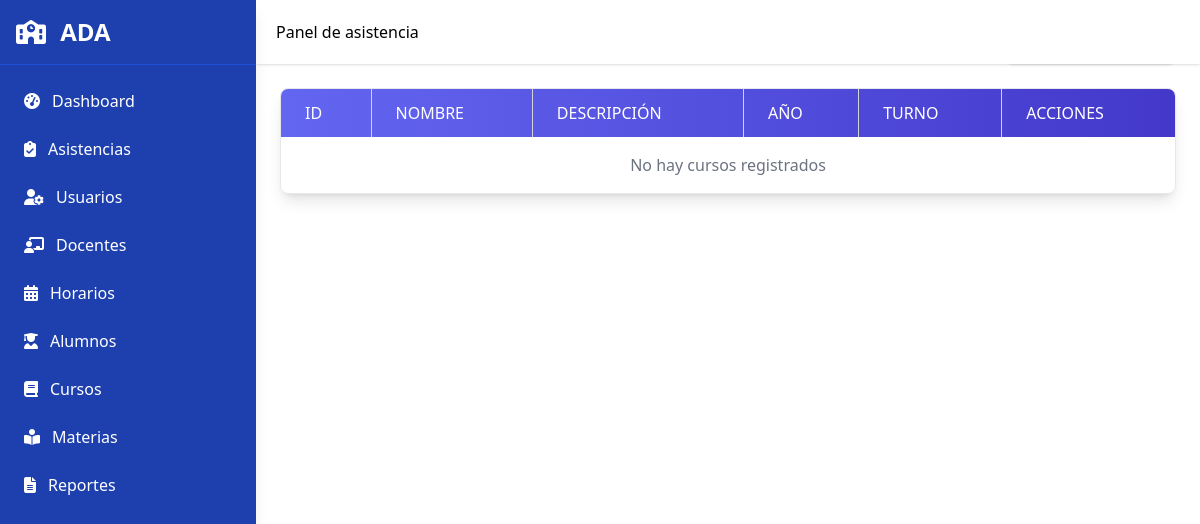
/courses.php, run on an earlier commit of the app's database.
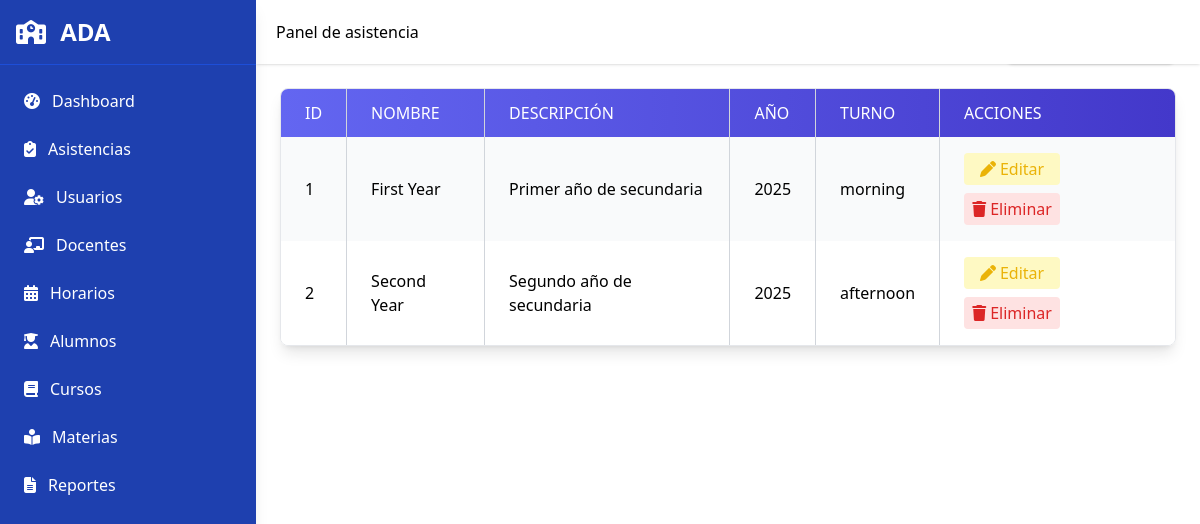
And on a later commit of the database.
### tables this page shows
CREATE TABLE `courses` (
  `course_id` int(11) NOT NULL,
  `name` varchar(100) NOT NULL,
  `description` text DEFAULT NULL,
  `year` int(11) NOT NULL,
  `shift` enum('morning','afternoon','night') NOT NULL
);

### courses.php (the view, shortened to what this page needs)
<?php
include 'includes/header.php';
include 'includes/sidebar.php';
include 'includes/navbar.php';
include 'includes/conn.php';
?>
<div class="flex-1 md:ml-64 transition-all duration-300">
  <main class="pt-20 p-4 md:p-6">
    <div class="flex flex-col md:flex-row justify-between items-start md:items-center mb-6 gap-3">
      <h1 class="text-3xl font-bold text-gray-800">Lista de Cursos</h1>
      <a href="javascript:void(0)" onclick="openModal('addCourseModal')" class="inline-flex items-center bg-blue-600 text-white px-5 py-2 rounded-lg shadow hover:bg-blue-700 transition flex-shrink-0">
      </a>
    </div>
    <div class="overflow-x-auto rounded-lg shadow-lg border border-gray-200">
      <table class="min-w-full border-collapse">
        <thead class="bg-gradient-to-r from-indigo-500 to-indigo-700 text-white">
          <tr>
            <th class="px-4 md:px-6 py-3 border-r border-gray-300 text-left font-medium uppercase text-sm md:text-base">ID</th>
            <th class="px-4 md:px-6 py-3 border-r border-gray-300 text-left font-medium uppercase text-sm md:text-base">Nombre</th>
            <th class="px-4 md:px-6 py-3 border-r border-gray-300 text-left font-medium uppercase text-sm md:text-base">Descripción</th>
            <th class="px-4 md:px-6 py-3 border-r border-gray-300 text-left font-medium uppercase text-sm md:text-base">Año</th>
            <th class="px-4 md:px-6 py-3 border-r border-gray-300 text-left font-medium uppercase text-sm md:text-base">Turno</th>
            <th class="px-4 md:px-6 py-3 text-left font-medium uppercase text-sm md:text-base">Acciones</th>
          </tr>
        </thead>
        <tbody>
          <?php
          try {
              $sql = "SELECT * FROM courses ORDER BY course_id ASC";
              $stmt = $conn->query($sql);
              $courses = $stmt->fetchAll();
              if ($courses) {
                  foreach ($courses as $i => $course) {
                      $rowClass = $i % 2 === 0 ? 'bg-gray-50' : 'bg-white';
                      echo "<tr class='hover:bg-gray-100 {$rowClass}'>";
                      echo "<td class='px-4 md:px-6 py-4 border-r border-gray-300'>{$course['course_id']}</td>";
                      echo "<td class='px-4 md:px-6 py-4 border-r border-gray-300'>{$course['name']}</td>";
                      echo "<td class='px-4 md:px-6 py-4 border-r border-gray-300'>{$course['description']}</td>";
                      echo "<td class='px-4 md:px-6 py-4 border-r border-gray-300'>{$course['year']}</td>";
                      echo "<td class='px-4 md:px-6 py-4 border-r border-gray-300'>{$course['shift']}</td>";
                      echo "<td class='px-4 md:px-6 py-4 flex flex-wrap gap-2'>";
                      echo "<a href='javascript:void(0)'
                              onclick='openEditModalCourse(".json_encode($course).")'
                              class='text-yellow-500 hover:text-yellow-700 bg-yellow-100 px-3 py-1 rounded flex items-center justify-center w-24 text-sm md:text-base'>
                              <i class='fa-solid fa-pen mr-1'></i>Editar
                            </a>";
                      echo "<a href='courses_back/delete_course.php?id={$course['course_id']}'
                              class='text-red-600 hover:text-red-800 bg-red-100 px-3 py-1 rounded flex items-center justify-center w-24 text-sm md:text-base'
                              onclick=\"return confirm('¿Estás seguro de eliminar este curso?')\">
                              <i class='fa-solid fa-trash mr-1'></i>Eliminar
                            </a>";
                      echo "</td>";
                      echo "</tr>";
                  }
              } else {
                  echo "<tr><td colspan='6' class='px-4 md:px-6 py-4 text-center text-gray-500'>No hay cursos registrados</td></tr>";
              }
          } catch (PDOException $e) {
              echo "<tr><td colspan='6' class='px-4 md:px-6 py-4 text-center text-red-600'>Error: {$e->getMessage()}</td></tr>";
          }
          ?>
        </tbody>
      </table>
    </div>
  </main>
</div>

What changed in the data, as far as the page shows it:
added courses: course_id "1", name "First Year", description "Primer año de secundaria", year "2025", shift "morning"
added courses: course_id "2", name "Second Year", description "Segundo año de secundaria", year "2025", shift "afternoon"
Also different on the page:
text no longer shown: "No hay cursos registrados"
